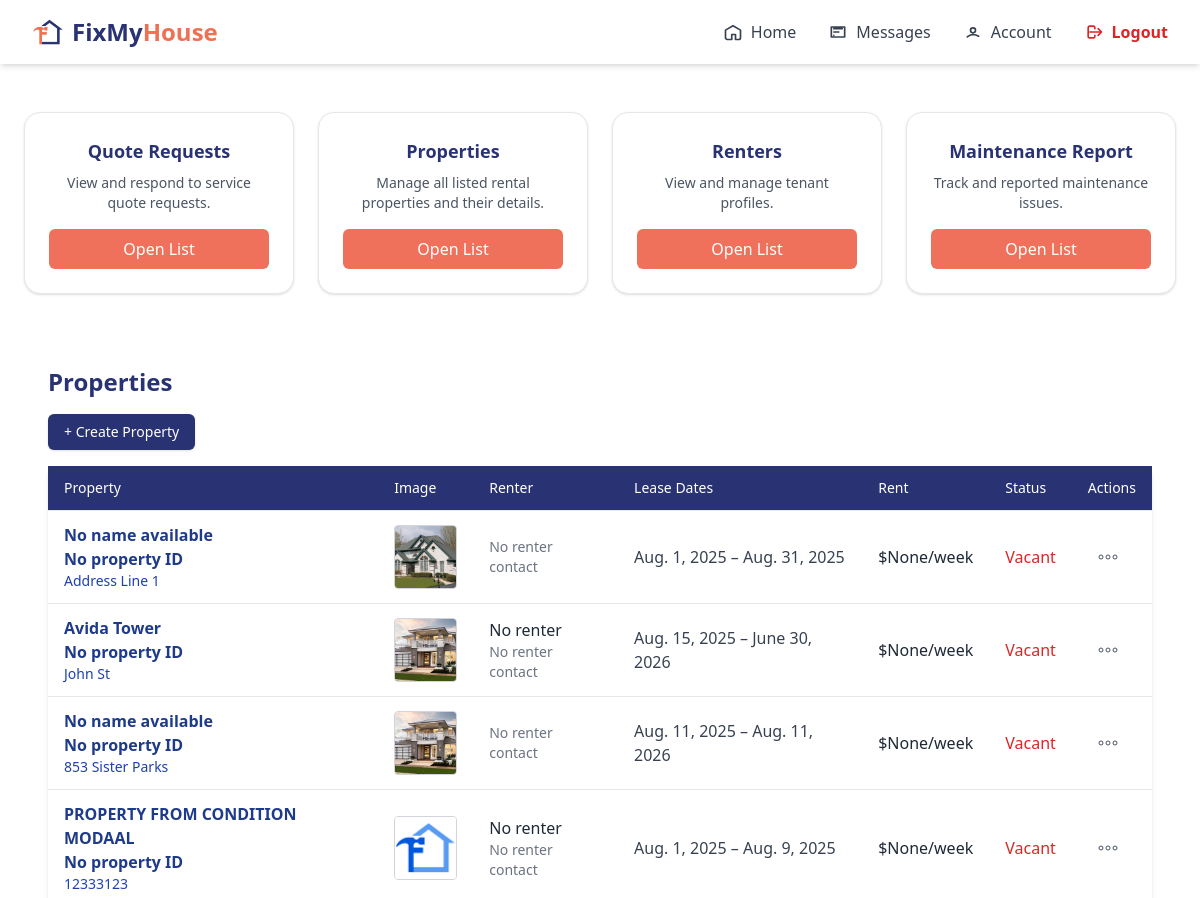
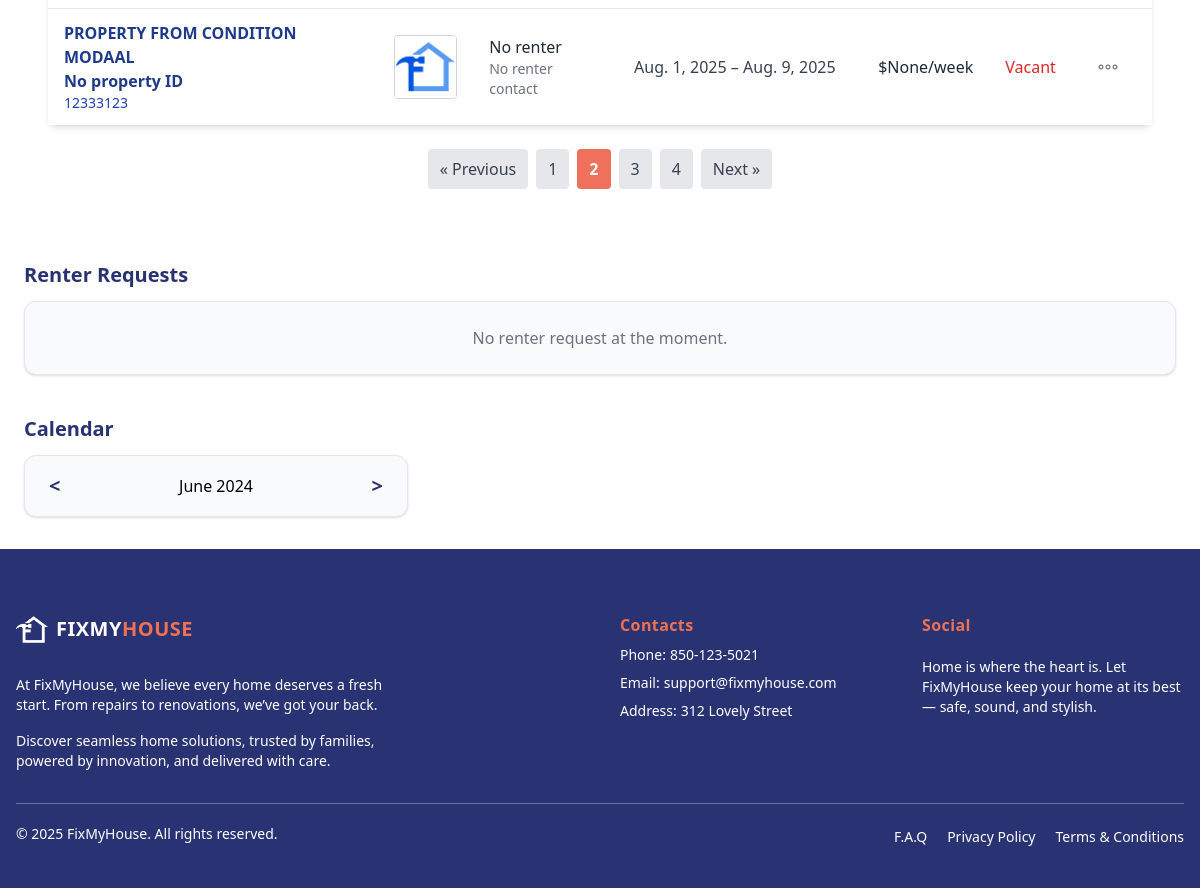
/agent/home/?page=2 (signed in), run on the app's committed database (2 pictures, top to bottom).
### agent/models/propertyAgent.py (models this page shows, shortened)
class Property(models.Model):
    renter = models.ForeignKey(Renter, on_delete=models.SET_NULL, related_name='rent_property', null=True, blank=True)
    agent = models.ForeignKey(AgentRegister, on_delete=models.CASCADE, null=False, related_name='own_properties')
    property_id = models.CharField(max_length=100, blank=True, null=True)
    ref_number = models.CharField(max_length=100, blank=True, null=True)
    name = models.CharField(max_length=100, blank=True, null=True)
    floor_count = models.PositiveIntegerField(blank=True, null=True)
    state = models.CharField(max_length=100, blank=True, null=True)
    city = models.CharField(max_length=100, blank=True, null=True)
    address = models.TextField(blank=True, null=True)
    street = models.CharField(max_length=100, blank=True, null=True)
    house_number = models.CharField(max_length=20, blank=True, null=True)
    renter_name = models.CharField(max_length=100, blank=True, null=True)
    renter_contact = models.CharField(max_length=20, blank=True, null=True)
    key_number = models.CharField(max_length=20, blank=True, null=True)
    rent = models.DecimalField(max_digits=10, decimal_places=2, blank=True, null=True)
    postal_code = models.CharField(max_length=20, blank=True, null=True)
    created_at = models.DateTimeField(auto_now_add=True, blank=True, null=True)
    updated_at = models.DateTimeField(auto_now=True, blank=True, null=True)
    property_photo = models.ImageField(upload_to='property_photos/', blank=True, null=True)
    condition_report = models.ImageField(upload_to='condition_reports/', blank=True, null=True)
    lease_start = models.DateField()
    lease_end = models.DateField()
    is_active = models.BooleanField(null=True, blank=True, default=True)
    STATUS_CHOICES = [
        ('occupied', 'Occupied'),
        ('vacant', 'Vacant'),
    ]
    status = models.CharField(max_length=10, choices=STATUS_CHOICES, default='vacant')
    property_manager = models.ForeignKey(
        AgentRegister,
        on_delete=models.SET_NULL,
        null=True,
        blank=True,
        related_name="properties"
    )

### agent/views/agentHome.py (the view, shortened to what this page needs)
# urls.py: path('home/', AgentHomeView.as_view(), name='home_agent'),
@method_decorator([login_required, agent_required], name='dispatch')
class AgentHomeView(TemplateView):
    template_name = 'pages/homeAgent.html'
    success_url = reverse_lazy("home_agent")
    def get_context_data(self, **kwargs):
        context = super().get_context_data(**kwargs)
        agent = AgentRegister.objects.get(user=self.request.user)
        properties_list = Property.objects.filter(is_active=True).order_by('-created_at')
        properties_portfolio_list = Property.objects.filter(
            is_active=True,
            property_manager=agent  #
        ).order_by('-created_at')
        paginator = Paginator(properties_list, 5)  # Show 10 properties per page
        page_number = self.request.GET.get('page')
        page_obj = paginator.get_page(page_number)
        portfolio_paginator = Paginator(properties_portfolio_list, 10)
        portfolio_page_number = self.request.GET.get('portfolio_page')
        portfolio_page_obj = portfolio_paginator.get_page(portfolio_page_number)
        context['properties'] = page_obj
        context['page_obj'] = page_obj  # For pagination controls
        context['properties_portfolio'] = portfolio_page_obj
        context['portfolio_page_obj'] = portfolio_page_obj  # For portfolio pagination controls
        agent = AgentRegister.objects.get(user=self.request.user)
        context['to_quote_urgent'] = Jobs.objects.filter(agent=agent, status='quoted', priority=True).count()
        context['to_quote_non_urgent'] = Jobs.objects.filter(agent=agent, status='quoted', priority=False).count()
        context['pending_urgent'] = Jobs.objects.filter(agent=agent, status='confirmed', priority=True).count()
        context['pending_non_urgent'] = Jobs.objects.filter(agent=agent, status='confirmed', priority=False).count()
        context['approved_urgent'] = Jobs.objects.filter(agent=agent, status='approved', priority=True).count()
        context['approved_non_urgent'] = Jobs.objects.filter(agent=agent, status='approved', priority=False).count()
        context['today_urgent'] = Jobs.objects.filter(agent=agent, scheduled_at=timezone.now().date(), priority=True).count()
        context['today_non_urgent'] = Jobs.objects.filter(agent=agent, scheduled_at=timezone.now().date(), priority=False).count()
        context['renter_requests'] = RequestReport.objects.filter(agent=agent).order_by('-date_requested')
        context['respond_form'] = RespondRequestForm()
        context['property_managers'] = AgentRegister.objects.filter(is_property_manager=True)
        context['add_manager_form'] = PropertyManagerForm()
        return context

### agent/templates/pages/homeAgent.html (shortened to what this page needs)
{% extends "baseAgent.html" %}
{% load widget_tweaks %}
{% block content %}
{% include 'components/home/navigatorBaseAgent.html' %}
<main class="max-w-7xl mx-auto px-6 py-8 space-y-10 w-full">
  <section class="grid grid-cols-2 gap-4 sm:grid-cols-2 lg:grid-cols-4 lg:gap-6 mt-4">
    <div class="flex flex-col text-center border border-gray-200 bg-white rounded-2xl p-6 shadow hover:shadow-md transition">
      <h2 class="font-bold text-lg mb-2 text-[#293272]">
        <a href="{% url 'maintenance_request_list' %}">Quote Requests</a>
      </h2>
      <p class="text-sm text-gray-600 mb-4">View and respond to service quote requests.</p>
      <a href="{% url 'agent_bid_list' %}"
        class="mt-auto w-full bg-[#EF715C] hover:bg-[#c4503e] text-white font-medium py-2 rounded-md transition">
        Open List
      </a>
    </div>
    <div class="flex flex-col text-center border border-gray-200 bg-white rounded-2xl p-6 shadow hover:shadow-md transition">
      <h2 class="font-bold text-lg mb-2 text-[#293272]">
        <a href="{% url 'quote_list' %}?status=pending">Properties</a>
      </h2>
      <p class="text-sm text-gray-600 mb-4">Manage all listed rental properties and their details.</p>
      <a href="{% url 'manage_properties' %}"
        class="mt-auto w-full bg-[#EF715C] hover:bg-[#c4503e] text-white font-medium py-2 rounded-md transition">
        Open List
      </a>
    </div>
    <div class="flex flex-col text-center border border-gray-200 bg-white rounded-2xl p-6 shadow hover:shadow-md transition">
      <h2 class="font-bold text-lg mb-2 text-[#293272]">
        <a href="{% url 'job_list' %}?status=scheduled">Renters</a>
      </h2>
      <p class="text-sm text-gray-600 mb-4">View and manage tenant profiles.</p>
      <a href="{% url 'manage_renters' %}"
        class="mt-auto w-full bg-[#EF715C] hover:bg-[#c4503e] text-white font-medium py-2 rounded-md transition">
        Open List
      </a>
    </div>
    <div class="flex flex-col text-center border border-gray-200 bg-white rounded-2xl p-6 shadow hover:shadow-md transition">
      <h2 class="font-bold text-lg mb-2 text-[#293272]">
        <a href="{% url 'job_list' %}?status=approved">Maintenance Report</a>
      </h2>
      <p class="text-sm text-gray-600 mb-4">Track and reported maintenance issues.</p>
      <a href="{% url 'active_jobs_list' %}"
        class="mt-auto w-full bg-[#EF715C] hover:bg-[#c4503e] text-white font-medium py-2 rounded-md transition">
        Open List
      </a>
    </div>
  </section>
  <div class="max-w-7xl mx-auto px-6 py-8 overflow-x-auto">
      <h2 class="text-2xl font-bold mb-4 text-[#293272]">Properties</h2>
      <div class="flex justify-start mb-4 gap-4">
          <a href="{% url 'property_create' %}"
            class="bg-[#293272] hover:bg-[#162060] text-white font-medium px-4 py-2 rounded-md shadow text-sm">
            + Create Property
          </a>
      </div>
      <div class="bg-white shadow-md rounded-lg overflow-x-auto sm:overflow-visible relative">
        <table class="min-w-full table-auto sm:table divide-y divide-gray-200">
          <thead class="bg-[#293272] text-white hidden sm:table-header-group">
            <tr>
              <th class="px-4 py-3 text-left text-sm font-medium">Property</th>
              <th class="px-4 py-3 text-left text-sm font-medium">Image</th>
              <th class="px-4 py-3 text-left text-sm font-medium">Renter</th>
              <th class="px-4 py-3 text-left text-sm font-medium">Lease Dates</th>
              <th class="px-4 py-3 text-left text-sm font-medium">Rent</th>
              <th class="px-4 py-3 text-left text-sm font-medium">Status</th>
              <th class="px-4 py-3 text-left text-sm font-medium">Actions</th>
            </tr>
          </thead>
          <tbody class="sm:divide-y sm:divide-gray-200">
            {% for property in properties %}
              <tr
                class="block relative sm:table-row bg-white border border-gray-200 sm:border-0 rounded-xl sm:rounded-none shadow-sm sm:shadow-none my-4 sm:my-0 px-4 py-4 sm:px-0 sm:py-0">
                <td class="block sm:table-cell sm:px-4 sm:py-3 mb-3 sm:mb-0">
                  <div class="font-semibold text-blue-900">{{ property.name|default:"No name available" }}</div>
                  <div class="font-semibold text-blue-900">{{ property.property_id|default:"No property ID" }}</div>
                  <div class="text-sm text-blue-800">{{ property.address|default:"No addess provided" }}</div>
                </td>
                <td class="block sm:table-cell sm:px-4 sm:py-3 mb-3 sm:mb-0">
                  {% if property.property_photo %}
                  <img src="{{ property.property_photo.url }}" alt="{{ property.name }}"
                    class="w-16 h-16 rounded object-cover border border-gray-300" />
                  {% else %}
                  <div class="w-16 h-16 rounded bg-gray-200 flex items-center justify-center text-gray-500 text-sm">N/A</div>
                  {% endif %}
                </td>
                <td class="block sm:table-cell sm:px-4 sm:py-3 mb-3 sm:mb-0">
                  <div class="text-gray-800">{{ property.renter|default:"No renter" }}</div>
                  <div class="text-sm text-gray-500">{{ property.renter_contact|default:"No renter contact" }}</div>
                </td>
                <td class="block sm:table-cell sm:px-4 sm:py-3 mb-3 sm:mb-0">
                  <div class="text-gray-700">{{ property.lease_start }} – {{ property.lease_end }}</div>
                </td>
                <td class="block sm:table-cell sm:px-4 sm:py-3 mb-3 sm:mb-0">
                  <div class="text-gray-800 font-medium">${{ property.rent }}/week</div>
                </td>
                <td class="block sm:table-cell sm:px-4 sm:py-3 mb-3 sm:mb-0">
                  <span
                    class="{% if property.status == 'occupied' %}text-green-600{% else %}text-red-600{% endif %} font-medium">
                    {{ property.status|title }}
                  </span>
                </td>
                <td class="block sm:table-cell sm:px-4 sm:py-3">
                  <div x-data="{ open: false }" class="relative inline-block text-left">
                    <button @click="open = !open" @click.away="open = false"
                      class="p-2 rounded-full hover:bg-gray-100 focus:outline-none focus:ring" aria-label="Actions">
                      <svg class="w-6 h-6 text-gray-600" fill="none" stroke="currentColor" viewBox="0 0 24 24">
                        <circle cx="5" cy="12" r="2" />
                        <circle cx="12" cy="12" r="2" />
                        <circle cx="19" cy="12" r="2" />
                      </svg>
                    </button>
                  </div>
                </td>
              </tr>
            {% empty %}
              <tr>
                <td colspan="7" class="text-center py-6 text-gray-500">No properties available.</td>
              </tr>
            {% endfor %}
          </tbody>
        </table>
      </div>
      {% if page_obj.has_other_pages %}
        <div class="pagination flex justify-center items-center mt-6 space-x-2">
          {% if page_obj.has_previous %}
            <a href="?page={{ page_obj.previous_page_number }}"
              class="px-3 py-2 bg-gray-200 text-gray-700 rounded hover:bg-gray-300 transition"
              onclick="saveScrollPosition()">
                &laquo; Previous
            </a>
          {% else %}
            <span class="px-3 py-2 bg-gray-100 text-gray-400 rounded cursor-not-allowed">
                &laquo; Previous
            </span>
          {% endif %}
          {% for num in page_obj.paginator.page_range %}
            {% if page_obj.number == num %}
              <span class="px-3 py-2 bg-[#EF715C] text-white rounded font-semibold">
                  {{ num }}
              </span>
              {% else %}
                <a href="?page={{ num }}"
                  class="px-3 py-2 bg-gray-200 text-gray-700 rounded hover:bg-gray-300 transition"
                  onclick="saveScrollPosition()">
                    {{ num }}
              </a>
            {% endif %}
          {% endfor %}
          {% if page_obj.has_next %}
            <a href="?page={{ page_obj.next_page_number }}"
              class="px-3 py-2 bg-gray-200 text-gray-700 rounded hover:bg-gray-300 transition"
              onclick="saveScrollPosition()">
                Next &raquo;
            </a>
          {% else %}
            <span class="px-3 py-2 bg-gray-100 text-gray-400 rounded cursor-not-allowed">
                Next &raquo;
            </span>
          {% endif %}
        </div>
      {% endif %}
  </div>
  <section>
    <h2 class="text-[#293272] font-bold text-xl mb-3">Renter Requests</h2>
    {% if renter_requests %}
      <div class="overflow-x-auto">
        <table class="min-w-full bg-white border border-gray-200 rounded-lg shadow">
          <thead class="bg-gray-100">
            <tr>
              <th class="px-4 py-2 text-left text-sm font-semibold text-gray-600">Renter</th>
              <th class="px-4 py-2 text-left text-sm font-semibold text-gray-600">Type</th>
              <th class="px-4 py-2 text-left text-sm font-semibold text-gray-600">Status</th>
              <th class="px-4 py-2 text-left text-sm font-semibold text-gray-600">Date</th>
              <th class="px-4 py-2 text-left text-sm font-semibold text-gray-600">Reason</th>
              <th class="px-4 py-2 text-center text-sm font-semibold text-gray-600">Action</th>
            </tr>
          </thead>
          <tbody>
            {% for req in renter_requests %}
            <tr class="border-t">
              <td class="px-4 py-2 text-sm text-gray-700">{{ req.renter }}</td>
              <td class="px-4 py-2 text-sm text-gray-700">{{ req.get_report_type_display }}</td>
              <td class="px-4 py-2 text-sm">
                <span class="px-2 py-1 rounded text-white
                  {% if req.status == 'sent' %} bg-blue-500
                  {% elif req.status == 'in_progress' %} bg-yellow-500
                  {% elif req.status == 'completed' %} bg-green-500
                  {% elif req.status == 'rejected' %} bg-red-500
                  {% endif %}
                ">
                  {{ req.get_status_display }}
                </span>
              </td>
              <td class="px-4 py-2 text-sm text-gray-700">{{ req.date_requested|date:"Y-m-d H:i" }}</td>
              <td class="px-4 py-2 text-sm text-gray-700">
                {% if req.reason %}
                  {{ req.reason }}
                {% else %}
                  <span class="text-gray-400 italic">N/A</span>
                {% endif %}
              </td>
              <td class="px-4 py-2 text-center">
              <button
                onclick="openRespondModal('{{ req.id }}', '{{ req.renter }}')"
                class="px-3 py-1 bg-indigo-600 text-white rounded hover:bg-indigo-700">
                Respond
              </button>
              </td>
            </tr>
            {% endfor %}
          </tbody>
        </table>
      </div>
    {% else %}
      <div class="border rounded-xl p-6 text-center text-gray-500 bg-gray-50 shadow">
        No renter request at the moment.
      </div>
    {% endif %}
  </section>
  <section>
    <h2 class="text-[#293272] font-bold text-xl mb-3">Calendar</h2>
      <div class="flex items-center justify-between border rounded-xl px-6 py-4 bg-gray-50 shadow w-full max-w-sm">
          <button class="text-[#293272] text-xl font-bold">&lt;</button>
          <span class="font-medium">June 2024</span>
          <button class="text-[#293272] text-xl font-bold">&gt;</button>
      </div>
  </section>
</main>
{% include 'components/footerAgent.html' %}
{% endblock %}

### data on the page
Property: name "No name available", property_id "No property ID", address "Address Line 1", property_photo (picture), renter_contact "No renter contact", lease_start "Aug. 1, 2025", lease_end "Aug. 31, 2025", rent "None", status "Vacant"
Property: name "Avida Tower", property_id "No property ID", address "John St", property_photo (picture), renter "No renter", renter_contact "No renter contact", lease_start "Aug. 15, 2025", lease_end "June 30, 2026", rent "None", status "Vacant"
Property: name "No name available", property_id "No property ID", address "853 Sister Parks", property_photo (picture), renter_contact "No renter contact", lease_start "Aug. 11, 2025", lease_end "Aug. 11, 2026", rent "None", status "Vacant"
Property: name "PROPERTY FROM CONDITION MODAAL", property_id "No property ID", address "12333123", property_photo (picture), renter "No renter", renter_contact "No renter contact", lease_start "Aug. 1, 2025", lease_end "Aug. 9, 2025", rent "None", status "Vacant"
Property: name "PROPERTY FROM CONDITION MODAAL", property_id "No property ID", address "12333123", property_photo (picture), renter "No renter", renter_contact "No renter contact", lease_start "Aug. 1, 2025", lease_end "Aug. 9, 2025", rent "None", status "Vacant"

### other printed values
{{ num }} "1" "3" "4"
{{ num }} "2"
